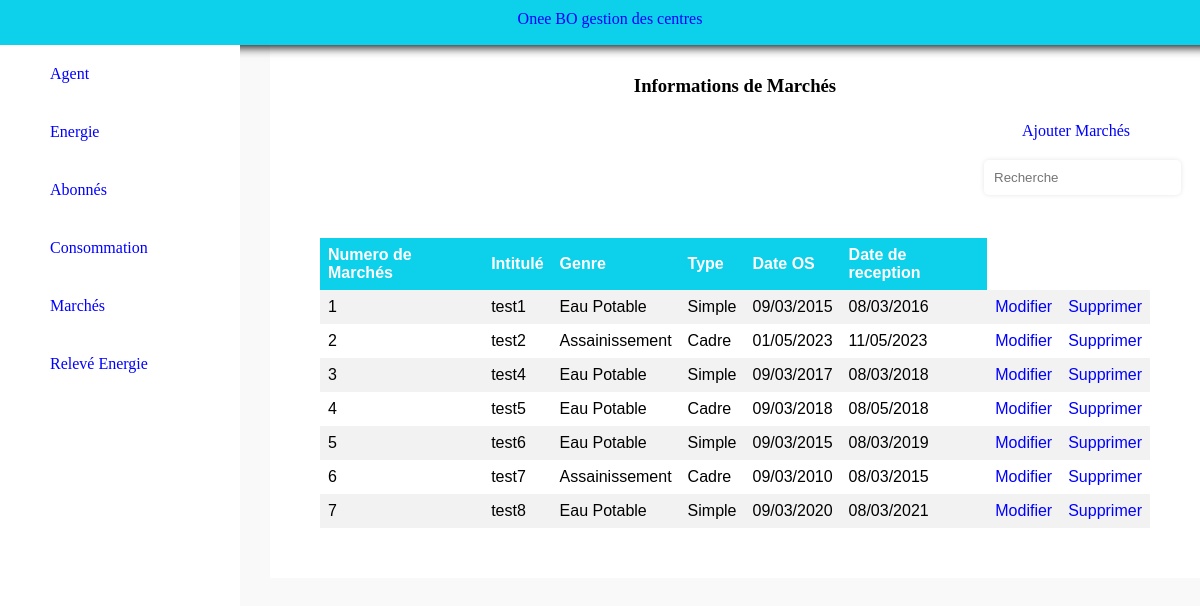
Screenshot of /index.php?Marches=1 (signed in) with the database file from the repository.
### tables this page shows
CREATE TABLE IF NOT EXISTS `marches` (
  `N_Marches` int NOT NULL,
  `Intitule` varchar(30) NOT NULL,
  `Genre` varchar(30) NOT NULL,
  `Type` varchar(30) NOT NULL,
  `Date_Os` date NOT NULL,
  `Date_Reception` date NOT NULL,
  `Code1` int NOT NULL,
  PRIMARY KEY (`N_Marches`),
  KEY `Code1` (`Code1`)
);

### index.php (called while the page is built)
<?php
require 'controller/cont.php';
?>

### model/mod.php (called while the page is built, shortened)
<?php
function AfficherMarches()
{
	include 'conexion.php';
	$req="SELECT * FROM `marches` ORDER BY `marches`.`N_Marches` ASC";
	$result=$con->query($req) or die("Error select Marches");
	return $result;
}
?>

### view/Marchés.php (the view, shortened to what this page needs)
<!DOCTYPE html>
<html lang="en">
<head>
    <link rel="stylesheet" href="style.css">
</head>
<body>
            <h3>Informations de Marchés</h3>
                    <a href="index.php?AjouterMarchés=<?='1'?>" ><div style="text-align: right;margin-right: 20px;margin-bottom: 20px;">Ajouter Marchés</div></a>
            <input type="text" autocomplete="off" name="search" id="search" placeholder="Recherche" /><br><br>
            <table>
                <tr>
                    <th>Numero de Marchés</th>
                    <th>Intitulé</th>
                    <th>Genre</th>
                    <th>Type</th>
                    <th>Date OS</th>
                    <th>Date de reception</th>
                </tr>
                <?php
                while ($tab=$result->fetch())
                {
                    $date_strin = $tab["Date_Os"];
                    $timestam = strtotime($date_strin);
                    $new_date_os = date('d/m/Y', $timestam);
                    $date_strin = $tab["Date_Reception"];
                    $timestam = strtotime($date_strin);
                    $new_date_R = date('d/m/Y', $timestam);
                    ?>
                <tr>
                    <td><?php echo $tab["N_Marches"] ;?></td>
                    <td><?php echo $tab["Intitule"] ;?></td>
                    <td><?php echo $tab["Genre"] ;?></td>
                    <td><?php echo $tab["Type"] ;?></td>
                    <td><?php echo $new_date_os ;?></td>
                    <td><?php echo $new_date_R ;?></td>
                    <td><a href="index.php?ModifierMarches=1&N_Marches=<?php echo $tab['N_Marches']; ?>&Intitule=<?php echo $tab['Intitule']; ?>&Genre=<?php echo $tab['Genre']; ?>&Type=<?php echo $tab['Type']; ?>&date_os=<?php echo $tab['Date_Os']; ?>&date_R=<?php echo $tab['Date_Reception']; ?>&Code1=<?php echo $tab['Code1']; ?> ">Modifier</a></td>
                    <td><a href="index.php?SuprimerMarches=1&N_Marches=<?php echo $tab['N_Marches']; ?>&Intitule=<?php echo $tab['Intitule']; ?>&Genre=<?php echo $tab['Genre']; ?>&Type=<?php echo $tab['Type']; ?>&date_os=<?php echo $tab['Date_Os']; ?>&date_R=<?php echo $tab['Date_Reception']; ?>&Code1=<?php echo $tab['Code1']; ?> ">Supprimer</a></td>
                </tr>
                <?php }?>
            </table>
</body>
</html>

### public/css/style.css (style rules this page uses)
* { margin: 0; }
body { background-color: rgba(225, 225, 225, 0.185); }
h3 { text-align: center; padding:25px 0; }
.Centre> input[type=text] { margin-left: 80%; margin-right: 20px; }
table { border-collapse: collapse; width: 100%; font-family: arial, sans-serif; }
th, td { text-align: left; padding: 8px; }
th { background-color: #0dd0ea; color: white; }
tr:nth-child(even) { background-color: #f2f2f2; }
a { color: blue; text-decoration: none; }
td>a { display: block; text-align: center; }

### public/css/formstyle.css (style rules this page uses)
input[type="text"], input[type="date"], input[type="email"], select { padding: 10px; border: none; border-radius: 5px; margin-bottom: 25px; box-shadow: 0 0 5px rgba(0, 0, 0, 0.1); }

### rows the page displays
marches: N_Marches "1", Intitule "test1", Genre "Eau Potable", Type "Simple", Date_Os "09/03/2015", Date_Reception "08/03/2016"
marches: N_Marches "2", Intitule "test2", Genre "Assainissement", Type "Cadre", Date_Os "01/05/2023", Date_Reception "11/05/2023"
marches: N_Marches "3", Intitule "test4", Genre "Eau Potable", Type "Simple", Date_Os "09/03/2017", Date_Reception "08/03/2018"
marches: N_Marches "4", Intitule "test5", Genre "Eau Potable", Type "Cadre", Date_Os "09/03/2018", Date_Reception "08/05/2018"
marches: N_Marches "5", Intitule "test6", Genre "Eau Potable", Type "Simple", Date_Os "09/03/2015", Date_Reception "08/03/2019"
marches: N_Marches "6", Intitule "test7", Genre "Assainissement", Type "Cadre", Date_Os "09/03/2010", Date_Reception "08/03/2015"
marches: N_Marches "7", Intitule "test8", Genre "Eau Potable", Type "Simple", Date_Os "09/03/2020", Date_Reception "08/03/2021"
